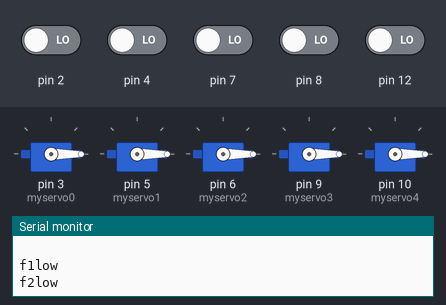
Recording of a sketch running on a simulated Arduino Uno, built with avr-gcc and run on an emulated ATmega328P. Parts: 5 × servo, the last lines printed to the serial monitor. Inputs (shaded band) come from the test bench; at power-on: pin 2, pin 4, pin 7, pin 8, pin 12 LOW.

Above: at 3.8 s.
3.9 s: pin 2 driven HIGH
At 6.6 s:
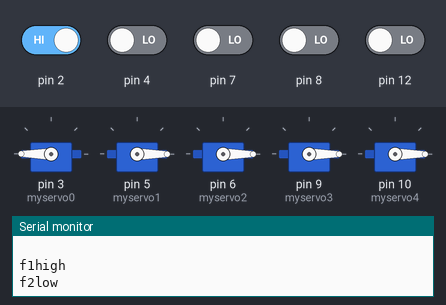
7.5 s: pin 4 driven HIGH
At 10.5 s:
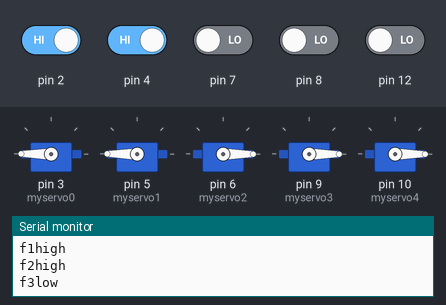
11.0 s: pin 7 driven HIGH
At 14.2 s:
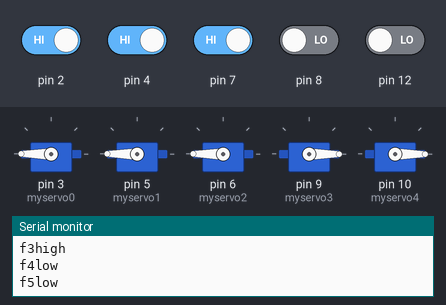
14.5 s: pin 8 driven HIGH
At 17.1 s:
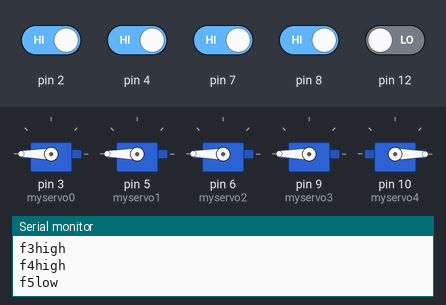
18.0 s: pin 12 driven HIGH
At 21.0 s:
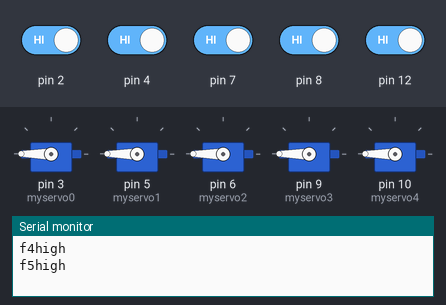
21.5 s: pin 2 driven LOW
At 25.3 s:
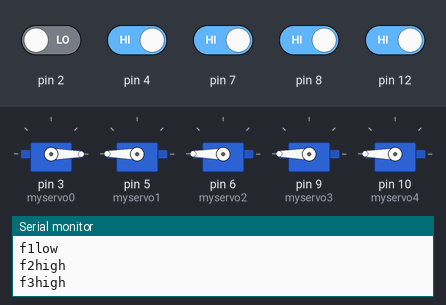
Timing chart, 0 to 26.5 s (numbered marks = the images above; inputs shaded):
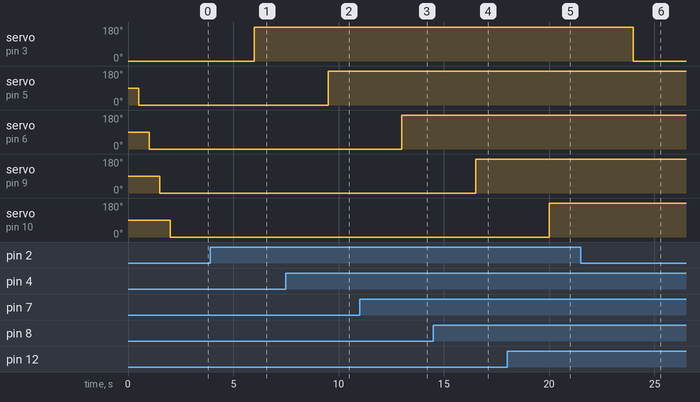

Measured:
- after the input at 3.9 s, servo on pin 3 (myservo0): 0° → 180° after 2.1 s
- after the input at 7.5 s, servo on pin 5 (myservo1): 0° → 180° after 2.0 s
- after the input at 11.0 s, servo on pin 6 (myservo2): 0° → 180° after 2.0 s
- after the input at 14.5 s, servo on pin 9 (myservo3): 0° → 180° after 2.0 s
- after the input at 18.0 s, servo on pin 10 (myservo4): 0° → 180° after 2.0 s
- after the input at 21.5 s, servo on pin 3 (myservo0): 180° → 0° after 2.5 s

The sketch:

Servo_control.ino
```cpp
#include<Servo.h>
//No. of servos == 5 for finger manipulation//

Servo myservo0;//thumb control//
Servo myservo1;//index finger control//
Servo myservo2;//middle finger control//
Servo myservo3;//ring finger control//
Servo myservo4;//little finger control//

//Arduino board-servo connection//
void setup()
{
  Serial.begin(9600);
  myservo0.attach(3);
  myservo1.attach(5);
  myservo2.attach(6);
  myservo3.attach(9);
  myservo4.attach(10);
  pinMode(2,INPUT);
  pinMode(4,INPUT);
  pinMode(7,INPUT);
  pinMode(8,INPUT);
  pinMode(12,INPUT);
}

void loop(){
//  if(Serial.available() > 0){
//    timer1 = millis();
//    prevCommand = command;
//    command = Serial.read();
      if (digitalRead(2) == HIGH){
        Serial.println("f1high");
              myservo0.write(180);
              delay(500);
      }
      else if(digitalRead(2) == LOW){
        Serial.println("f1low");
      myservo0.write(0);
      delay(500);
      }
     if(digitalRead(4) == HIGH){
      Serial.println("f2high");
      myservo1.write(180);
      delay(500);
     }
     else if(digitalRead(4) == LOW){
      Serial.println("f2low");
      myservo1.write(0);
      delay(500);
     }
     if(digitalRead(7) == HIGH){
      Serial.println("f3high");
      myservo2.write(180);
      delay(500);

      }
     else if(digitalRead(7) == LOW){
      Serial.println("f3low");
      myservo2.write(0);
      delay(500);
      }
      if(digitalRead(8) == HIGH){
      Serial.println("f4high");
       myservo3.write(180);
       delay(500);
      }
      else if(digitalRead(8) == LOW){
        Serial.println("f4low");
      myservo3.write(0);
      delay(500);
      }
      if(digitalRead(12) == HIGH){
        Serial.println("f5high");
        myservo4.write(180);
        delay(500);
      }
      else if(digitalRead(12) == LOW){
        Serial.println("f5low");
      myservo4.write(0);
      delay(500);

    }
    Serial.println(" ");
    delay(500);
}
```
